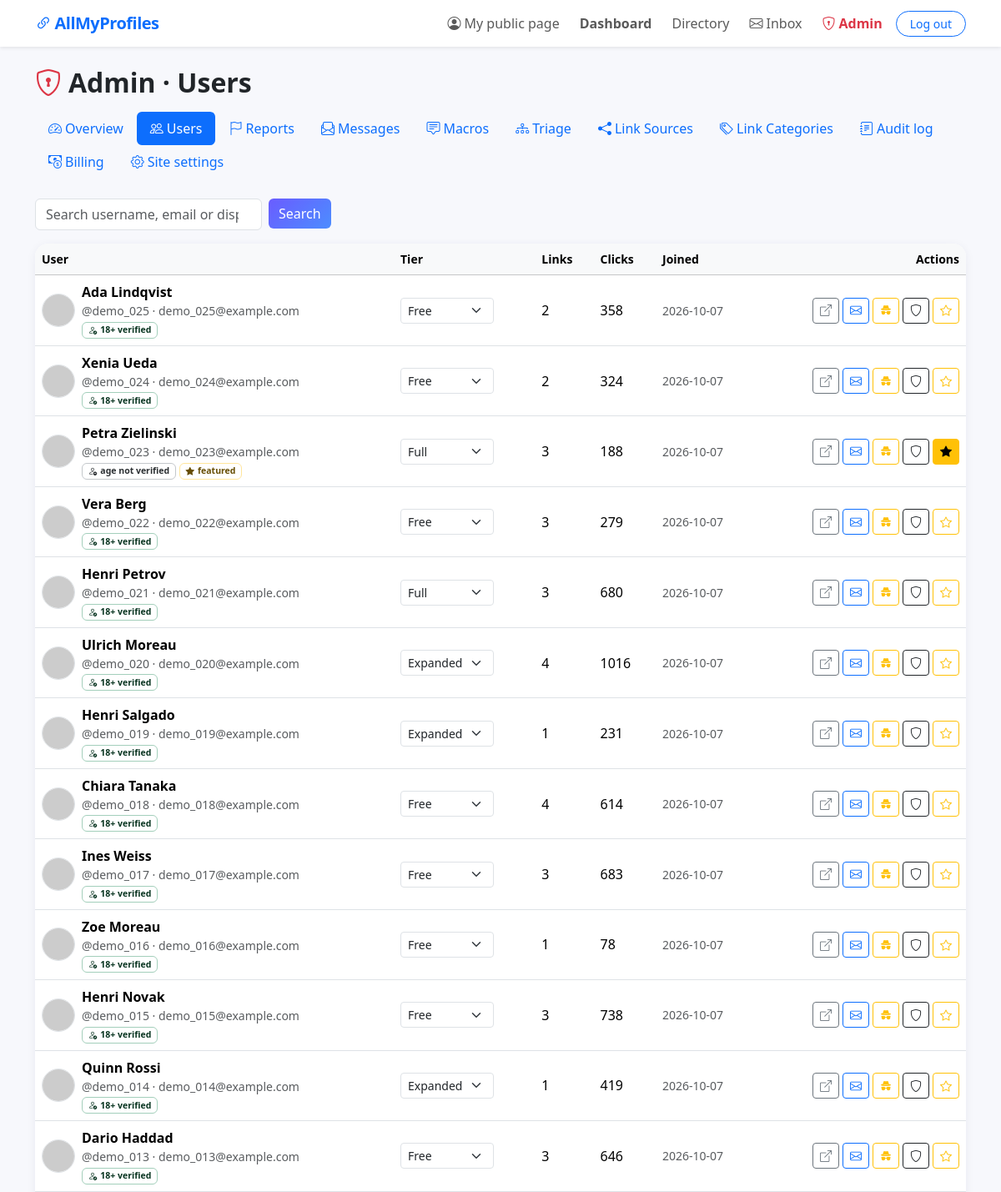
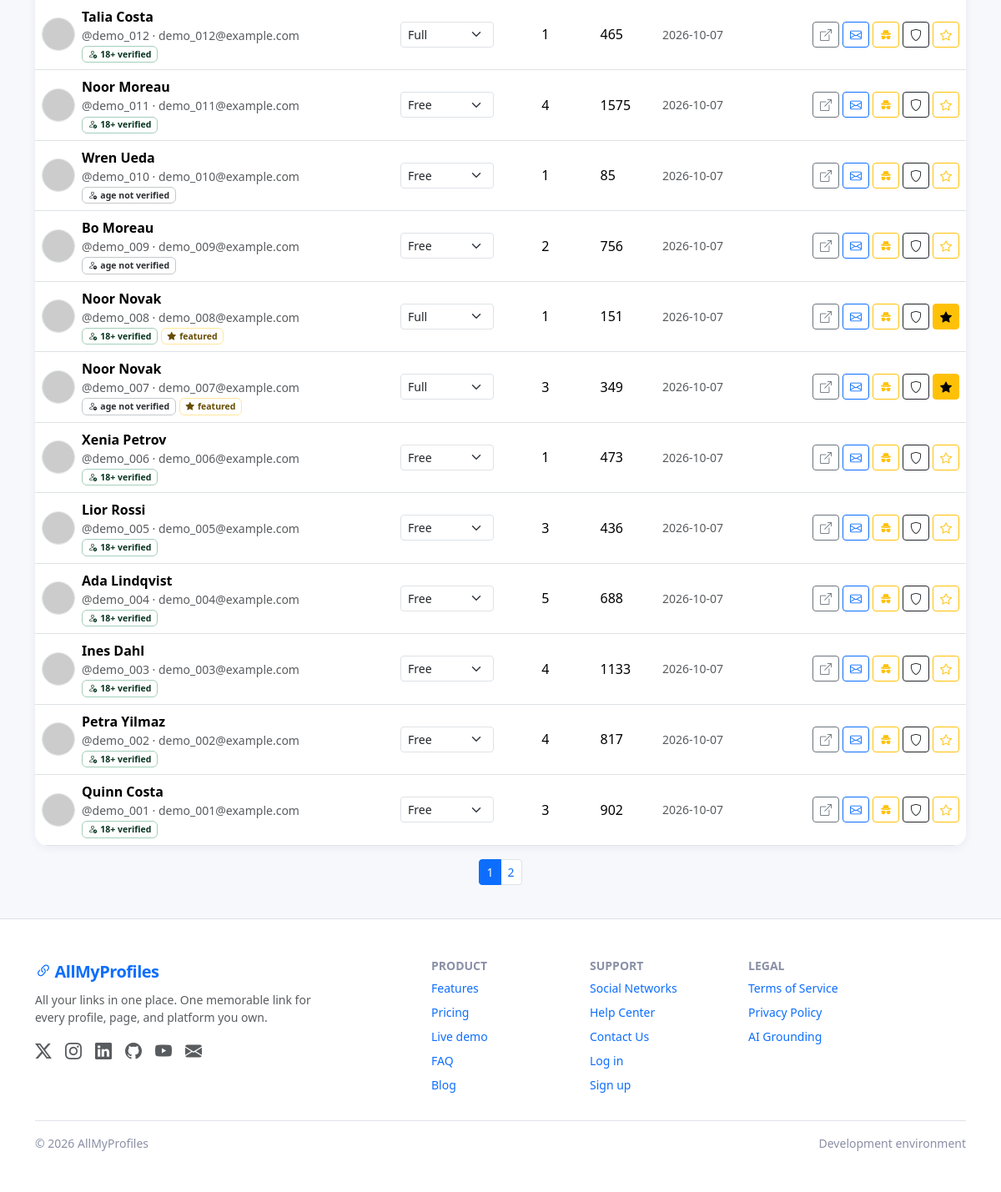
The app's page /admin/users (signed in), older data (2 pictures, top to bottom).
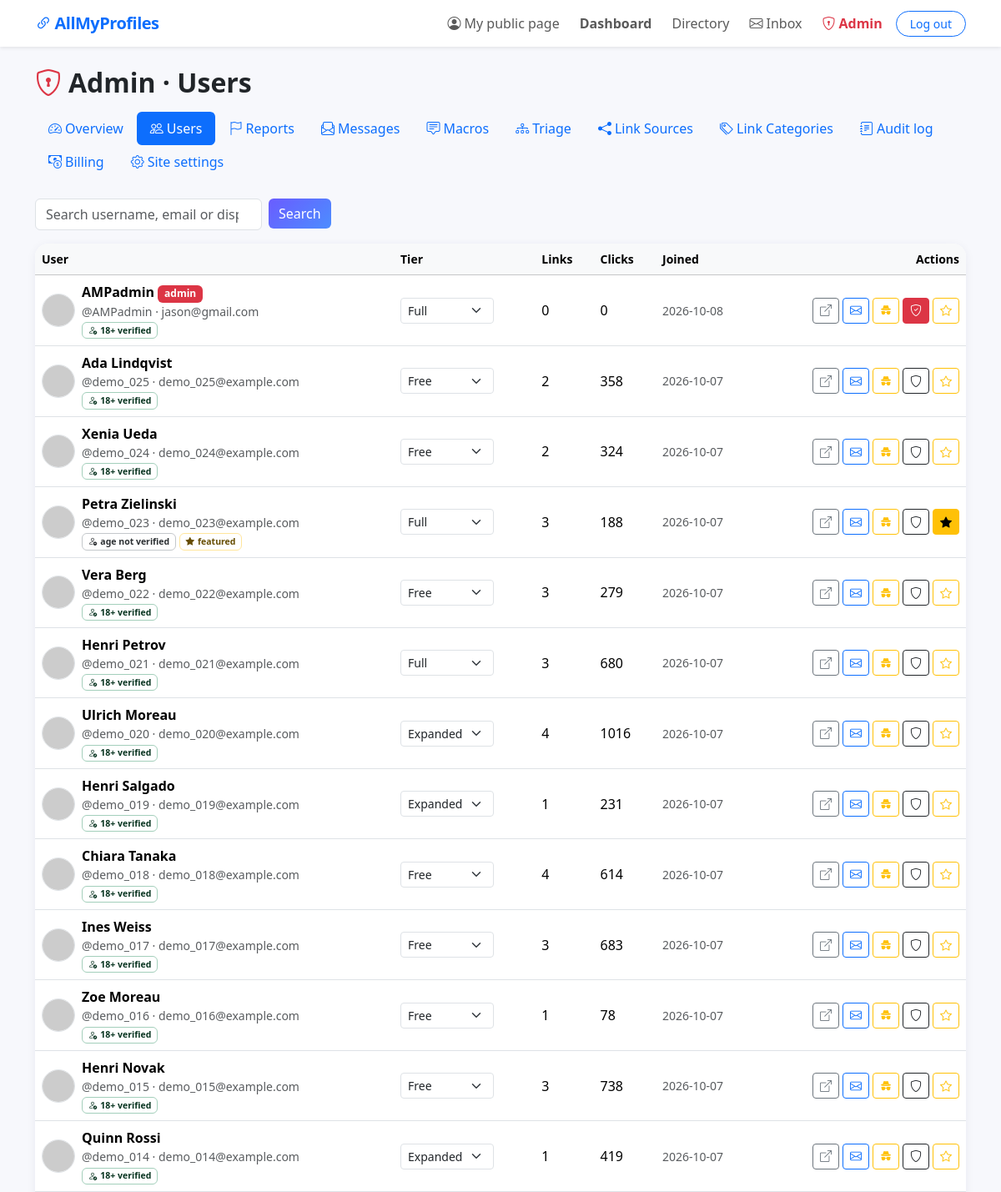
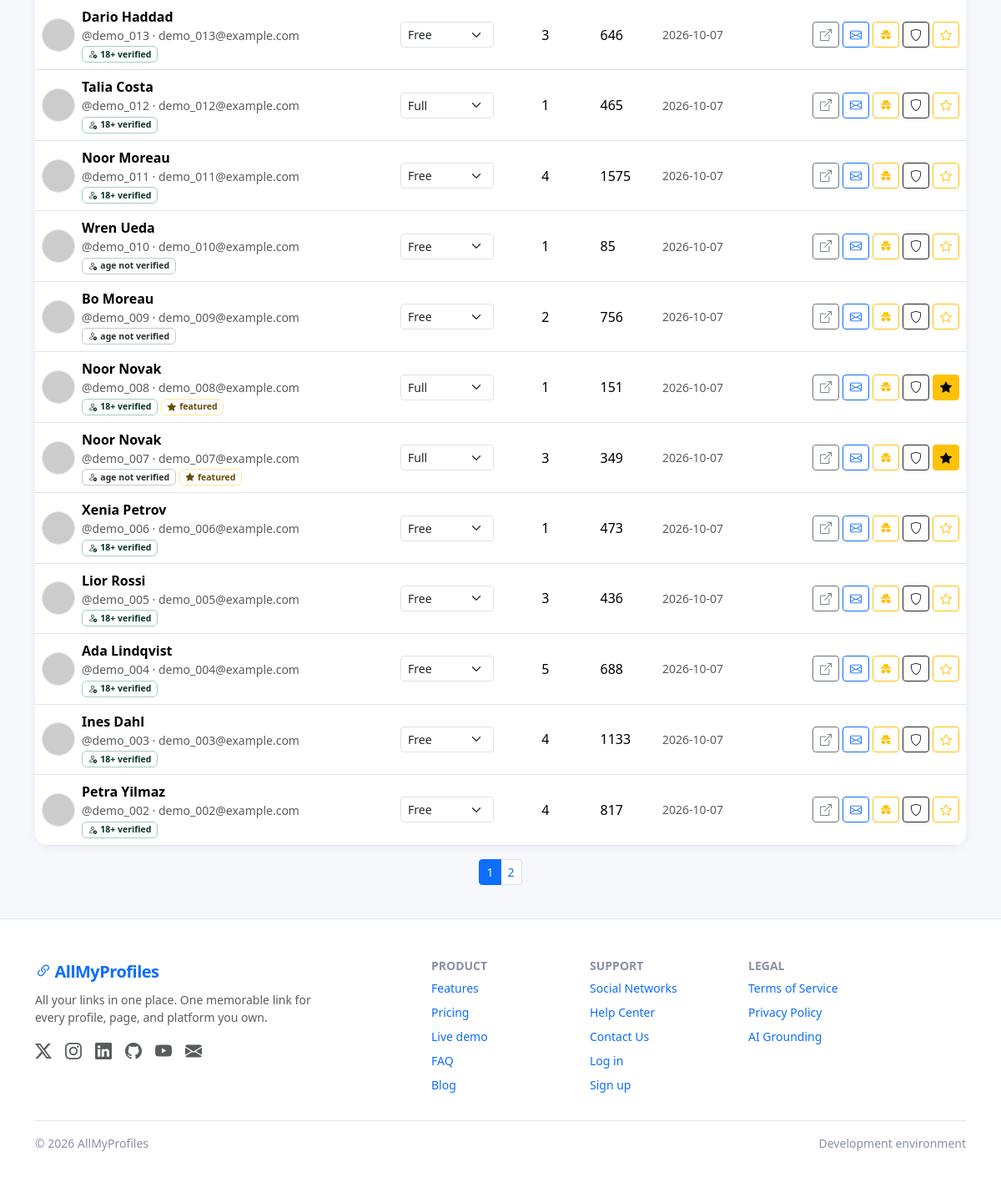
The same page, newer data (2 pictures, top to bottom).
### models.py (models this page shows, shortened)
class User(UserMixin, db.Model):
    __tablename__ = 'users'
    id = db.Column(db.Integer, primary_key=True)
    username = db.Column(db.String(80), unique=True, nullable=False, index=True)
    email = db.Column(db.String(120), unique=True, nullable=False, index=True)
    password_hash = db.Column(db.String(256), nullable=False)
    display_name = db.Column(db.String(120), nullable=True, unique=True,
                             index=True)
    headline = db.Column(db.String(250), nullable=True)
    bio = db.Column(db.Text, nullable=True)
    about_section = db.Column(db.Text, nullable=True)
    avatar_url = db.Column(db.String(500), nullable=True)
    avatar_path = db.Column(db.String(300), nullable=True)
    background_path = db.Column(db.String(300), nullable=True)
    tier = db.Column(db.String(20), default='Free')  # Free, Expanded, Full, Custom
    tier_changed_at = db.Column(db.DateTime, nullable=True)
    stripe_customer_id = db.Column(db.String(64), nullable=True, index=True)
    stripe_subscription_id = db.Column(db.String(64), nullable=True)
    stripe_subscription_status = db.Column(db.String(32), nullable=True)
    stripe_current_period_end = db.Column(db.BigInteger, nullable=True)
    skills = db.Column(db.String(300), nullable=True)
    location = db.Column(db.String(120), nullable=True)
    country_code = db.Column(db.String(3), nullable=True, index=True)
    country_name = db.Column(db.String(120), nullable=True)
    is_adult_oriented = db.Column(db.Boolean, default=False,
                                  nullable=False, server_default='0')
    video_platform = db.Column(db.String(10), nullable=True)
    video_id = db.Column(db.String(64), nullable=True)
    ga4_id = db.Column(db.String(32), nullable=True)
    is_admin = db.Column(db.Boolean, default=False, nullable=False)
    theme = db.Column(db.String(20), nullable=True, default='light')
    contact_disabled = db.Column(db.Boolean, default=False, nullable=False,
                                 server_default='0')
    directory_visible = db.Column(db.Boolean, default=False, nullable=False,
                                  server_default='0')
    age_verified = db.Column(db.Boolean, default=False, nullable=False,
                             server_default='0')
    is_featured = db.Column(db.Boolean, default=False, nullable=False,
                            server_default='0')
    is_demo = db.Column(db.Boolean, default=False, nullable=False,
                        server_default='0')
    created_at = db.Column(db.DateTime, default=lambda: datetime.now())
    def can_view_adult(self):
        return bool(self.is_admin or self.age_verified)
    links = db.relationship('Link', backref='owner', lazy=True,
                            cascade='all, delete-orphan')
    message_reads = db.relationship('MessageRead',
                                    back_populates='user',
                                    foreign_keys='MessageRead.user_id',
                                    cascade='all, delete-orphan',
                                    lazy='dynamic')
    @property
    def unread_messages(self):
        admin_unread = (MessageRead.query
                        .filter_by(user_id=self.id, is_read=False,
                                   is_archived=False)
                        .count())
        contact_unread = ContactMessage.query.filter_by(
            recipient_id=self.id, is_read=False, is_archived=False).count()
        return admin_unread + contact_unread
    @property
    def avatar_src(self):
        if self.avatar_path:
            return url_for_upload(self.avatar_path)
        if self.avatar_url:
            return self.avatar_url
        from urllib.parse import quote
        return ('https://ui-avatars.com/api/?background=random&name='
                + quote(self.display_name or self.username))

class Setting(db.Model):
    __tablename__ = 'settings'
    DEFAULT_SETTINGS = DEFAULT_SETTINGS
    key = db.Column(db.String(64), primary_key=True)
    value = db.Column(db.String(500), nullable=False, default='')
    @classmethod
    def get(cls, key, fallback=None):
        row = db.session.get(cls, key)
        if row is not None:
            return row.value
        return DEFAULT_SETTINGS.get(key, fallback)

### app.py (the view)
    @app.route('/admin/users')
    @admin_required
    def admin_users():
        q = (request.args.get('q') or '').strip().lower()
        query = User.query
        if q:
            like = f'%{q}%'
            query = query.filter(db.or_(User.username.ilike(like),
                                        User.email.ilike(like),
                                        User.display_name.ilike(like)))
        page = request.args.get('page', 1, type=int)
        pagination = query.order_by(User.created_at.desc()).paginate(
            page=page, per_page=25, error_out=False)
        views = SavedView.query.filter_by(page='users') \
            .order_by(SavedView.name).all()
        return render_template('admin/users.html',
                               pagination=pagination, users=pagination.items,
                               q=q, views=views)

### templates/admin/users.html (shortened to what this page needs)
{% extends 'base.html' %}
{% import 'admin/_nav.html' as dash %}
{% block content %}
<div class="container py-4">
  <h2 class="fw-bold mb-3"><i class="bi bi-shield-lock text-danger me-2"></i>Admin · Users</h2>
  {{ dash.nav('users') }}
  <form class="row g-2 mb-3" method="GET" action="{{ url_for('admin_users') }}">
    <div class="col-auto" style="min-width: 280px">
      <input type="search" name="q" class="form-control" placeholder="Search username, email or display name…" value="{{ q }}">
    </div>
    <div class="col-auto"><button class="btn btn-primary">Search</button></div>
  </form>
  <div class="card p-0 overflow-hidden">
    <table class="table table-hover align-middle mb-0">
      <thead class="table-light">
        <tr class="small text-muted">
          <th>User</th><th>Tier</th><th>Links</th><th>Clicks</th><th>Joined</th><th class="text-end">Actions</th>
        </tr>
      </thead>
      <tbody>
      {% for u in users %}
        {% set link_count = u.links | length %}
        {% set click_sum = u.links | map(attribute='click_count') | map('int') | sum %}
        <tr>
          <td>
            <div class="d-flex align-items-center gap-2">
              <img src="{{ u.avatar_src }}" class="avatar-sm rounded-circle border" alt="">
              <div>
                <div class="fw-semibold">
                  {{ u.display_name }}
                  {% if u.is_admin %}<span class="badge text-bg-danger">admin</span>{% endif %}
                </div>
                <div class="small text-muted">@{{ u.username }} · {{ u.email }}</div>
                <div class="small">
                  {% if u.can_view_adult() %}
                    <span class="badge text-bg-success-subtle text-success-emphasis border border-success-subtle">
                      <i class="bi bi-person-check me-1"></i>18+ verified
                    </span>
                  {% else %}
                    <span class="badge text-bg-secondary-subtle text-secondary-emphasis border border-secondary-subtle">
                      <i class="bi bi-person-dash me-1"></i>age not verified
                    </span>
                  {% endif %}
                  {% if u.is_featured %}
                    <span class="badge text-bg-warning-subtle text-warning-emphasis border border-warning-subtle">
                      <i class="bi bi-star-fill me-1"></i>featured
                    </span>
                  {% endif %}
                </div>
              </div>
            </div>
          </td>
          <td>
            <form method="POST" action="{{ url_for('admin_set_tier', user_id=u.id) }}" class="d-flex gap-1">
              <select name="tier" class="form-select form-select-sm" style="width:auto"
                      onchange="this.form.submit()">
                {% for t in TIERS %}
                <option value="{{ t }}" {{ 'selected' if u.tier == t }}>{{ t }}</option>
                {% endfor %}
              </select>
            </form>
          </td>
          <td>{{ link_count }}</td>
          <td>{{ click_sum }}</td>
          <td class="small text-muted">{{ u.created_at.strftime('%Y-%m-%d') }}</td>
          <td class="text-end">
            <div class="d-inline-flex gap-1">
              <a class="btn btn-sm btn-outline-secondary" title="View public page"
                 href="{{ (profile_url(u) or '#') }}"><i class="bi bi-box-arrow-up-right"></i></a>
              <a class="btn btn-sm btn-outline-primary" title="Send inbox message"
                 href="{{ url_for('admin_compose', user_id=u.id) }}"><i class="bi bi-envelope"></i></a>
              <form method="POST" action="{{ url_for('admin_impersonate', user_id=u.id) }}">
                <button class="btn btn-sm btn-outline-warning" title="Impersonate (support session)">
                  <i class="bi bi-incognito"></i></button>
              </form>
              <form method="POST" action="{{ url_for('admin_toggle_flag', user_id=u.id) }}">
                <button class="btn btn-sm {{ 'btn-danger' if u.is_admin else 'btn-outline-dark' }}"
                        title="{{ 'Revoke' if u.is_admin else 'Grant' }} admin">
                  <i class="bi bi-shield{{ '-check' if u.is_admin else '' }}"></i></button>
              </form>
              <form method="POST" action="{{ url_for('admin_toggle_flag', user_id=u.id) }}">
                <button class="btn btn-sm {{ 'btn-warning' if u.is_featured else 'btn-outline-warning' }}"
                        title="{{ 'Remove from' if u.is_featured else 'Add to' }} directory featured slots">
                  <i class="bi bi-star{{ '-fill' if u.is_featured else '' }}"></i></button>
              </form>
            </div>
          </td>
        </tr>
      {% else %}
        <tr><td colspan="6" class="text-muted p-4 text-center">No users found.</td></tr>
      {% endfor %}
      </tbody>
    </table>
  </div>
  {% if pagination.pages > 1 %}
  <nav class="mt-3">
    <ul class="pagination pagination-sm justify-content-center">
      {% for p in pagination.iter_pages(left_edge=1, right_edge=1, left_current=2, right_current=2) %}
        {% if p %}
          <li class="page-item {{ 'active' if p == pagination.page }}">
            <a class="page-link" href="{{ url_for('admin_users', q=q, page=p) }}">{{ p }}</a></li>
        {% else %}
          <li class="page-item disabled"><span class="page-link">…</span></li>
        {% endif %}
      {% endfor %}
    </ul>
  </nav>
  {% endif %}
</div>
{% endblock %}

### templates/base.html (shortened to what this page needs)
<!DOCTYPE html>
<html lang="en">
<head>
  <link rel="stylesheet" href="https://cdn.jsdelivr.net/npm/bootstrap@5.3.3/dist/css/bootstrap.min.css">
  <link rel="stylesheet" href="https://cdn.jsdelivr.net/npm/bootstrap-icons@1.11.3/font/bootstrap-icons.min.css">
</head>
<body class="d-flex flex-column min-vh-100">
  <nav class="navbar navbar-expand-lg bg-white shadow-sm">
    <div class="container">
      <a class="navbar-brand text-primary" href="{{ url_for('home') }}">
        <i class="bi bi-link-45deg me-1"></i>AllMyProfiles
      </a>
      <div class="collapse navbar-collapse" id="navbarNav">
        <ul class="navbar-nav ms-auto align-items-lg-center gap-lg-2">
          {% if current_user.is_authenticated %}
            <li class="nav-item">
              <a class="nav-link" href="{{ (profile_url(current_user) or '#') }}">
                <i class="bi bi-person-circle me-1"></i>My public page
              </a>
            </li>
            <li class="nav-item">
              <a class="nav-link fw-semibold" href="{{ url_for('dashboard') }}">Dashboard</a>
            </li>
            <li class="nav-item">
              <a class="nav-link" href="{{ url_for('directory') }}">Directory</a>
            </li>
            <li class="nav-item">
              <a class="nav-link position-relative" href="{{ url_for('inbox') }}">
                <i class="bi bi-envelope me-1"></i>Inbox
              </a>
            </li>
            {% if current_user.is_admin and not is_impersonating() %}
            <li class="nav-item">
              <a class="nav-link text-danger fw-semibold" href="{{ url_for('admin_dashboard') }}">
                <i class="bi bi-shield-lock me-1"></i>Admin
              </a>
            </li>
            {% endif %}
            <li class="nav-item">
              <a class="btn btn-outline-primary btn-sm rounded-pill px-3" href="{{ url_for('logout') }}">Log out</a>
            </li>
          {% endif %}
        </ul>
      </div>
    </div>
  </nav>
  <main class="flex-grow-1">
    {% block content %}{% endblock %}
  </main>
  <footer class="py-5 bg-white border-top">
    <div class="container">
      <div class="row gy-4">
        <div class="col-lg-4">
          <span class="navbar-brand fw-bold text-primary fs-5">
            <i class="bi bi-link-45deg me-1"></i>AllMyProfiles
          </span>
          <p class="small text-muted mt-2 mb-0">{{ site_tagline }} One memorable link for every profile, page, and platform you own.</p>
          <div class="mt-3 fs-5 d-flex gap-3">
            <a href="https://x.com/allmyprofiles" class="text-muted" aria-label="X / Twitter" rel="noopener" target="_blank"><i class="bi bi-twitter-x"></i></a>
            <a href="https://instagram.com/allmyprofiles" class="text-muted" aria-label="Instagram" rel="noopener" target="_blank"><i class="bi bi-instagram"></i></a>
            <a href="https://linkedin.com/company/allmyprofiles" class="text-muted" aria-label="LinkedIn" rel="noopener" target="_blank"><i class="bi bi-linkedin"></i></a>
            <a href="https://github.com/allmyprofiles" class="text-muted" aria-label="GitHub" rel="noopener" target="_blank"><i class="bi bi-github"></i></a>
            <a href="https://youtube.com/@allmyprofiles" class="text-muted" aria-label="YouTube" rel="noopener" target="_blank"><i class="bi bi-youtube"></i></a>
            <a href="mailto:support@allmyprofiles.io" class="text-muted" aria-label="Email"><i class="bi bi-envelope-fill"></i></a>
          </div>
        </div>
        <div class="col-6 col-lg-2 offset-lg-1">
          <h6 class="fw-bold small text-uppercase">Product</h6>
          <ul class="list-unstyled small">
            <li class="mb-2"><a class="text-decoration-none" href="{{ url_for('home') }}#features">Features</a></li>
            <li class="mb-2"><a class="text-decoration-none" href="{{ url_for('home') }}#pricing">Pricing</a></li>
            <li class="mb-2"><a class="text-decoration-none" href="{{ url_for('home') }}#demo">Live demo</a></li>
            <li class="mb-2"><a class="text-decoration-none" href="{{ url_for('home') }}#faq">FAQ</a></li>
            <li class="mb-2"><a class="text-decoration-none" href="#">Blog</a></li>
          </ul>
        </div>
        <div class="col-6 col-lg-2">
          <h6 class="fw-bold small text-uppercase">Support</h6>
          <ul class="list-unstyled small">
            <li class="mb-2"><a class="text-decoration-none" href="{{ url_for('directory') }}">Social Networks</a></li>
            <li class="mb-2"><a class="text-decoration-none" href="{{ url_for('help_center') }}">Help Center</a></li>
            <li class="mb-2"><a class="text-decoration-none" href="{{ url_for('contact') }}">Contact Us</a></li>
            <li class="mb-2"><a class="text-decoration-none" href="{{ url_for('login') }}">Log in</a></li>
            <li class="mb-2"><a class="text-decoration-none" href="{{ url_for('register') }}">Sign up</a></li>
          </ul>
        </div>
        <div class="col-6 col-lg-2">
          <h6 class="fw-bold small text-uppercase">Legal</h6>
          <ul class="list-unstyled small">
            <li class="mb-2"><a class="text-decoration-none" href="{{ url_for('terms') }}">Terms of Service</a></li>
            <li class="mb-2"><a class="text-decoration-none" href="{{ url_for('privacy') }}">Privacy Policy</a></li>
            <li class="mb-2"><a class="text-decoration-none" href="{{ url_for('ai_grounding') }}">AI Grounding</a></li>
          </ul>
        </div>
      </div>
      <hr>
      <div class="d-flex flex-wrap justify-content-between align-items-center">
        <span class="small">&copy; {{ current_year }} AllMyProfiles</span>
        <span class="small">{{ APP_ENV|capitalize }} environment</span>
      </div>
    </div>
  </footer>
</body>
</html>

Row changes from the older to the newer data that the page shows:
no longer on this page (row unchanged): User: display_name "Quinn Costa", username "demo_001", email "demo_001@example.com", is_admin False (drawn), id "3", click_sum "902", created_at "2026-10-07", is_featured False (drawn)
added User: display_name "AMPadmin", is_admin "admin", username "AMPadmin", email "jason@gmail.com", link_count "0", click_sum "0", created_at "2026-10-08", is_featured False (drawn)
